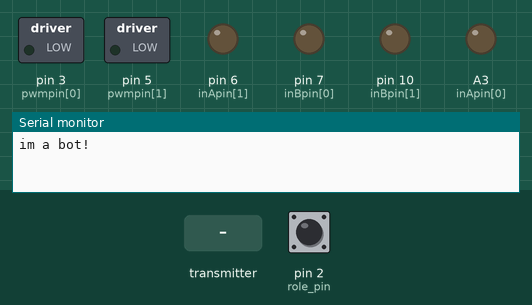
Simulated run of this sketch. Board: Arduino Nano, built with avr-gcc and run on an emulated ATmega328P. Parts: switched loads named in the sketch (green lamp = pin HIGH), output pins drawn as LEDs (lit = HIGH), the last lines printed to the serial monitor. Inputs (shaded band) come from the test bench; at power-on: pin 2 (role_pin) HIGH. No radio packets arrive unless stated.

Above: at 1.2 s.
1.3 s: the transmitter starts sending _micros = 0
At 2.1 s:
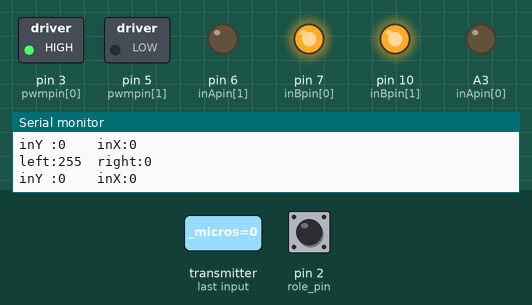
2.8 s: the transmitter starts sending xin = 256
At 4.0 s:
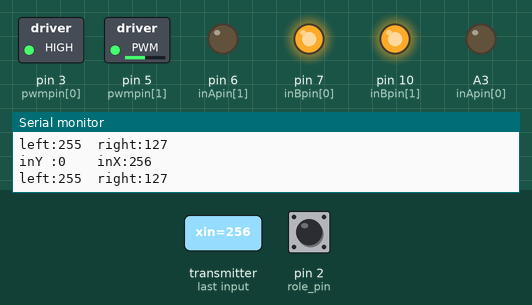
4.3 s: the transmitter starts sending xin = 1023
At 4.8 s:
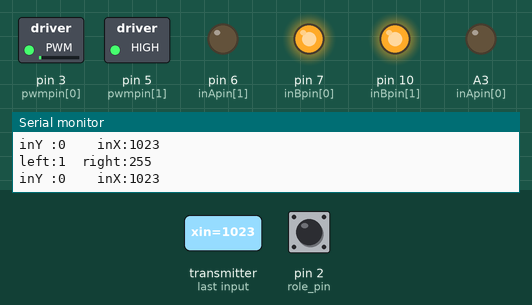
5.8 s: the transmitter starts sending yin = 256
At 6.8 s:
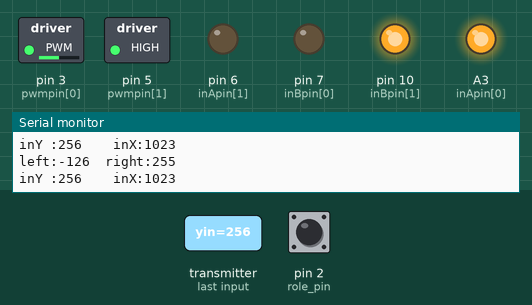
7.3 s: the transmitter starts sending yin = 512
At 7.7 s:
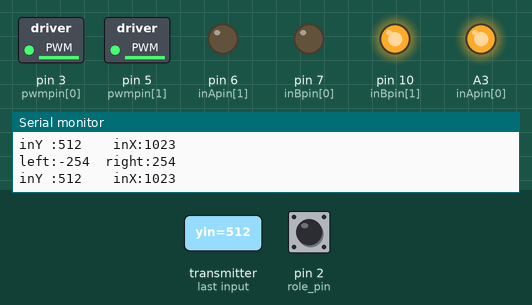
8.8 s: the transmitter starts sending xin = 0
At 10.1 s:
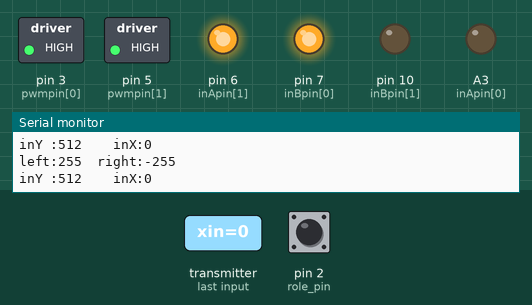
Timing chart, 0 to 11.4 s (numbered marks = the images above; inputs shaded):
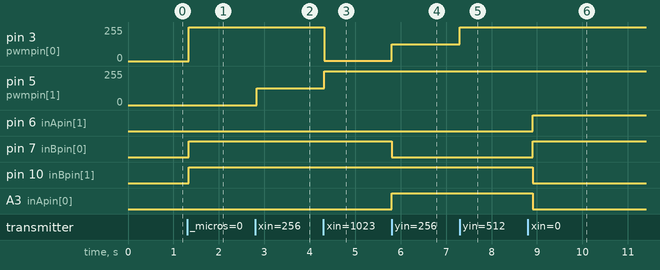

Measured:
- after the input at 1.3 s, pin 3 (pwmpin[0]): 0/255 → 255/255 at once; pin 7 (inBpin[0]), pin 10 (inBpin[1]): LOW → HIGH at once
- after the input at 2.8 s, pin 5 (pwmpin[1]): 0/255 → 127/255 at once
- after the input at 4.3 s, pin 3 (pwmpin[0]): 255/255 → 1/255 at once; pin 5 (pwmpin[1]): 127/255 → 255/255 at once
- after the input at 5.8 s, pin 3 (pwmpin[0]): 1/255 → 126/255 at once; pin 7 (inBpin[0]): HIGH → LOW at once; A3 (inApin[0]): LOW → HIGH at once
- after the input at 7.3 s, pin 3 (pwmpin[0]): 126/255 → 254/255 at once; pin 5 (pwmpin[1]): 255/255 → 254/255 at once
- after the input at 8.8 s, pin 3 (pwmpin[0]), pin 5 (pwmpin[1]): 254/255 → 255/255 after 0.10 s; pin 6 (inApin[1]), pin 7 (inBpin[0]): LOW → HIGH after 0.10 s; pin 10 (inBpin[1]), A3 (inApin[0]): HIGH → LOW after 0.10 s

The sketch:

wiperMotorPlatform.ino
```cpp
#include "Streaming.h"
#include <SPI.h>
#include "RF24.h"

#define DEBUG 1

byte addresses[][7] = {"ampBot", "ampCtl"};

typedef enum { role_ping_out = 1, role_pong_back } role_e;                 // The various roles supported by this sketch
role_e role ;

/**
  Create a data structure for transmitting and receiving data
  This allows many variables to be easily sent and received in a single transmission
  See http://www.cplusplus.com/doc/tutorial/structures/
*/
struct dataStruct {
  unsigned long _micros;
  int xin;
  int yin;
} myData;


RF24 radio(9, 8); //also miso/mosi at 11/12/13
#define role_pin 2
///////  remote /////////////
#define AX_pin A0
#define AY_pin A1
///////// motor /////////////
int inApin[2] = {A3, 6};  // INA: Clockwise input
//had to change inBpin from the default  8,9
//beacuse of conflict with NRF24 wiring // on the nano side :/
int inBpin[2] = {7, 10}; // INB: Counter-clockwise input
int pwmpin[2] = {3, 5}; // PWM input

int x2pwm, y2pwm;
int leftMotorSpeed, rightMotorSpeed;

void setup() {
  Serial.begin(115200);
  radio.begin();

  pinMode(role_pin, INPUT);
  digitalWrite(role_pin, HIGH);
  delay(20); // Just to get a solid reading on the role pin
  // read the address pin, establish our role
  if ( digitalRead(role_pin) ) {
    role = role_pong_back;

    radio.openWritingPipe(addresses[1]);
    radio.openReadingPipe(1, addresses[0]);
    radio.startListening();

    if (DEBUG) Serial << "im a bot!" << endl;
  } else {
    role = role_ping_out;

    radio.openWritingPipe(addresses[0]);
    radio.openReadingPipe(1, addresses[1]);
    radio.stopListening();

    if (DEBUG) Serial << "im a controller!" << endl;
  }

  if (role == role_pong_back)
  {
    // Initialize motor pins as outputs
    for (int i = 0; i < 2; i++)
    {
      pinMode(inApin[i], OUTPUT);
      pinMode(inBpin[i], OUTPUT);
      pinMode(pwmpin[i], OUTPUT);
    }
    // Initialize braked
    for (int i = 0; i < 2; i++)
    {
      digitalWrite(inApin[i], LOW);
      digitalWrite(inBpin[i], LOW);
    }
  } else if (role == role_ping_out) {
    pinMode(AX_pin, INPUT);
    pinMode(AY_pin, INPUT);
  }
}


void loop() {
  /****************** Ping Out Role ***************************/

  if (role == role_ping_out)  {

    myData.xin = analogRead(AX_pin);
    if (myData.xin == 517) {
      myData.xin = 518; //terrible hack.
    }
    myData.yin = analogRead(AY_pin);

    bool ok = radio.write( &myData, sizeof(myData) );
    if (DEBUG) Serial << "xin:" << myData.xin << "  yin:" << myData.yin << endl;
    /*
      if (ok)
      Serial << "transfer OK  \n\r";
      else
      Serial << "transfer failed \n\r";
    */
  }


  /****************** Pong Back Role ***************************/

  else if ( role == role_pong_back )
  {

    if ( radio.available()) {
      // Variable for the received timestamp
      while (radio.available()) {                          // While there is data ready
        radio.read( &myData, sizeof(myData) );             // Get the payload
      }
      //process data
      x2pwm = map(myData.xin, 0, 1024, 255, -255);
      y2pwm = map(myData.yin, 0, 1024, 255, -255);

      leftMotorSpeed = constrain(y2pwm + x2pwm, -255, 255);
      rightMotorSpeed = constrain(y2pwm - x2pwm, -255, 255);

      move(1, rightMotorSpeed);
      move(0, leftMotorSpeed);

      if (myData.xin == 518 && myData.yin == 521) {
        stop(0);
        stop(1);
        if (DEBUG) Serial << "im down:" << endl;

      } else {
        if (DEBUG) Serial << "left:" << leftMotorSpeed << "  right:" << rightMotorSpeed << endl;
        if (DEBUG) Serial << "inY :" << myData.yin <<     "    inX:" << myData.xin << endl;
      }
      delay(4);
    }
  }


  delay(100); //pause comm, tweak!
} // Loop


// motor functions
void move(int motor, int speed) {
  if (speed < 0)
  {
    digitalWrite(inApin[motor], HIGH);
    digitalWrite(inBpin[motor], LOW);
  }
  else {
    digitalWrite(inApin[motor], LOW);
    digitalWrite(inBpin[motor], HIGH);
  }

  analogWrite(pwmpin[motor], abs(speed));
}


void stop(int motor) {
  digitalWrite(inApin[motor], LOW);
  digitalWrite(inBpin[motor], LOW);
  analogWrite(pwmpin[motor], 0);

}
```
